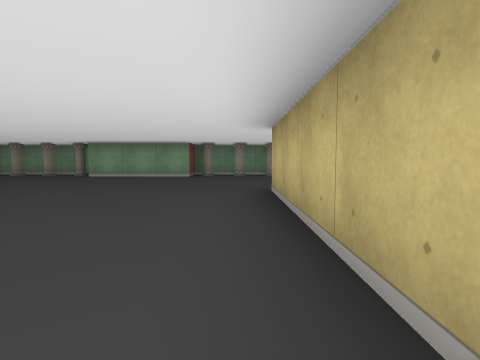
View 1 (above)

16 first-person views from a walk through a cub3D ray-caster map. The camera is about half as high as the walls, tilts 4° down and sees 80° across. The floor is counted in squares. Each view is taken from the middle of a square. On the plan, view 1 faces up. The plan holds only what a view shows up to about 9 squares ahead; the rest is blank.

View 2
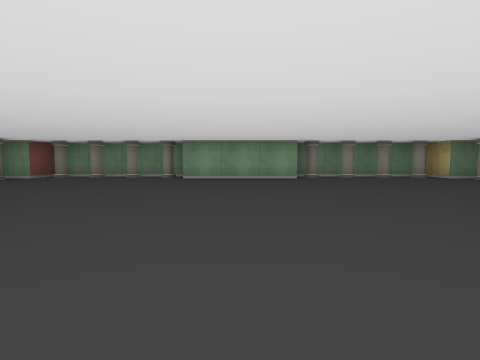

View 3
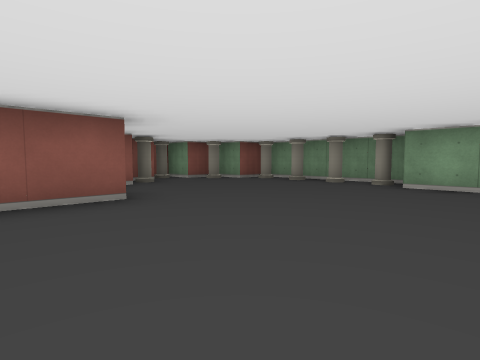

View 4
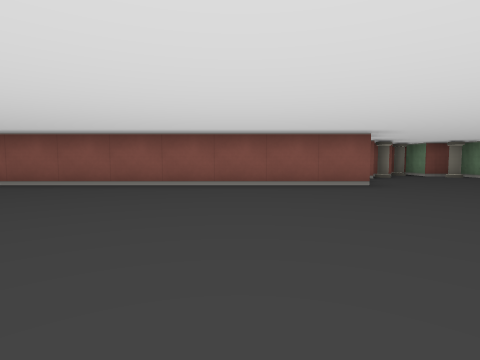

View 5
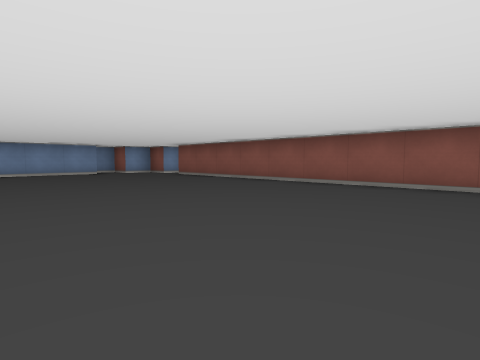

View 6
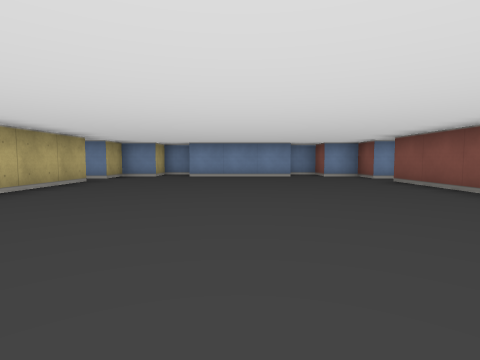

View 7
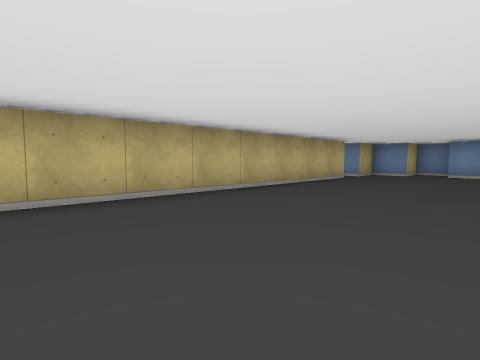

View 8
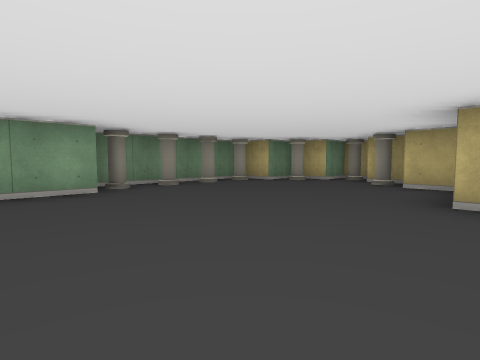

View 9
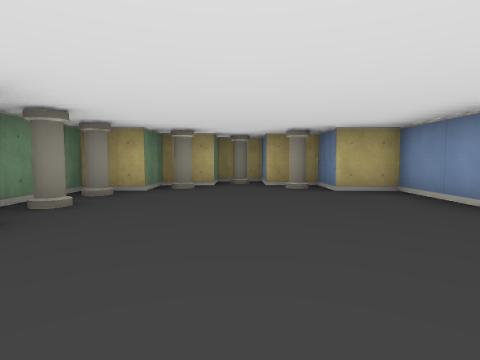

View 10
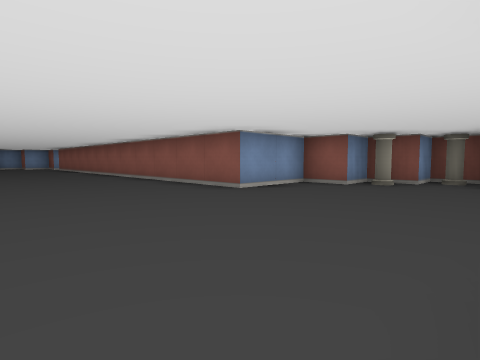

View 11
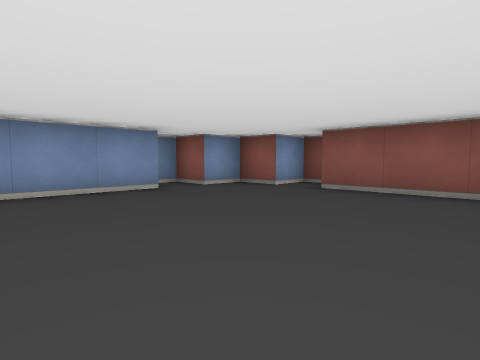

View 12
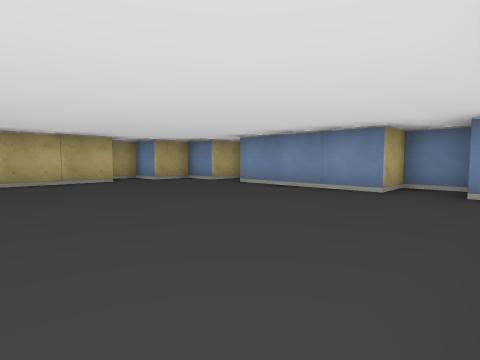

View 13
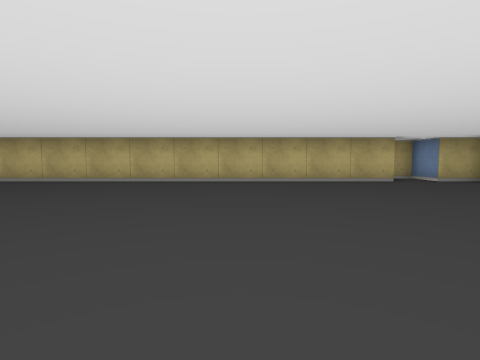

View 14
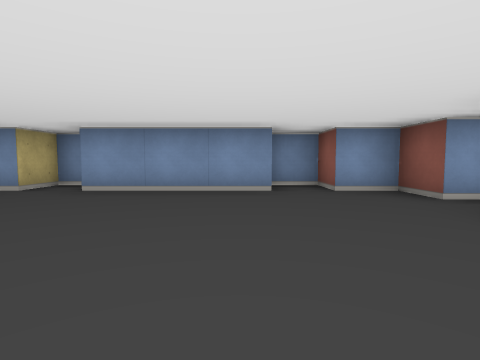

View 15
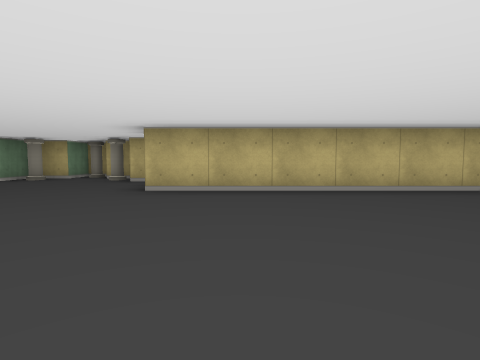

View 16
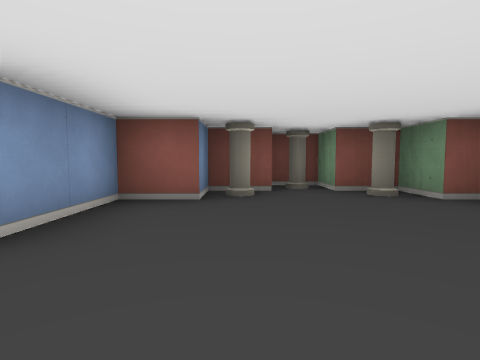

### Floor plan
Points are (right, up) in squares from view 1. A wall is a line through its corners. A room is listed if a view was taken in it or the views show most of it. See-through windows are left out.
Room 1 (views 1, 2, 3, 4, 5, 6, 7, 8, 9, 10, 11, 12, 13, 14, 15, 16)
walls: (0.9, 4.5) (2.5, 4.5) (2.5, 5.5) (3.5, 5.5) (3.5, 6.5) (4.5, 6.5) (4.5, 7.5) (3.5, 7.5) (3.5, 8.5) (2.5, 8.5) (2.5, 9.5) (-1.4, 9.5); (-1.5, 9.1) (-1.5, 8.5) (-4.5, 8.5); (-4.6, 9.5) (-8.5, 9.5) (-8.5, 8.5) (-9.5, 8.5) (-9.5, 7.5) (-10.5, 7.5) (-10.5, 6.5) (-9.5, 6.5) (-9.5, 5.5) (-8.5, 5.5) (-8.5, 4.5) (-6.5, 4.5) (-6.5, -7.5); (0.5, -7.6) (0.5, 4.5); (-7.5, -8) (-7.5, -8.5) (-6.5, -8.5) (-6.5, -9.5) (-5.5, -9.5) (-5.5, -10.5) (-4.5, -10.5) (-4.5, -9.5) (-1.5, -9.5); (-1.4, -10.5) (-0.5, -10.5) (-0.5, -9.5) (0.5, -9.5) (0.5, -8.5) (1.5, -8.5) (1.5, -7.9)
objects: pillar (-10, 7); pillar (-9, 6); pillar (-9, 8); pillar (-8, 9); pillar (-7, 9); pillar (-6, 9); pillar (-5, 9); pillar (-1, 9); pillar (0, 9); pillar (1, 9); pillar (2, 9); pillar (3, 6); pillar (3, 8); pillar (4, 7)

Positions as (right, up) in squares from view 1, and headings:
1: (0, 0), facing up
2: (-3, 1), facing up
3: (-3, 3), facing up-left
4: (-1, 2), facing left
5: (-1, 1), facing down-left
6: (-3, -1), facing down
7: (-3, 0), facing down-right
8: (-3, 4), facing up-right
9: (-2, 7), facing right
10: (-3, 8), facing down-left
11: (-2, -5), facing down-left
12: (-6, -5), facing down-right
13: (-6, -4), facing right
14: (-4, -5), facing down
15: (-4, 3), facing right
16: (-5, 6), facing left
